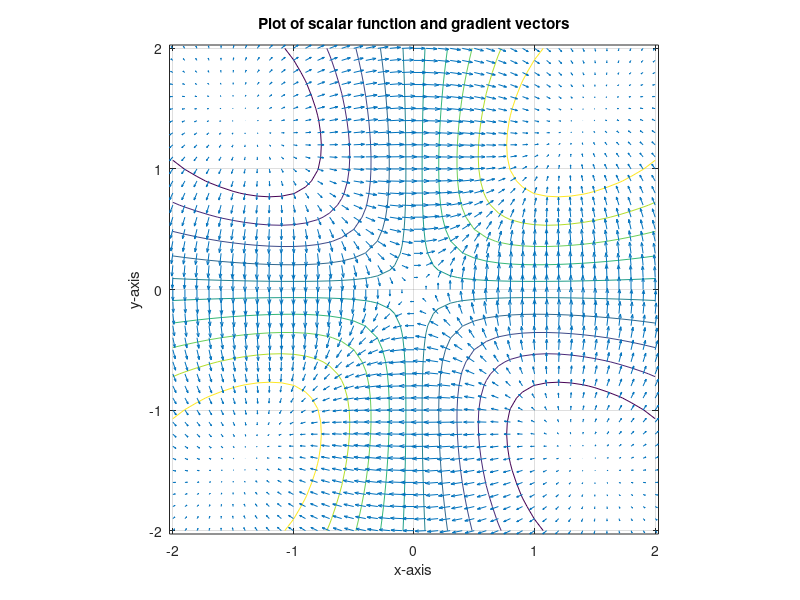

The MATLAB script that drew this image:
clc
clear 
close all

%mesh
m = -2:0.1:2;
[x,y] = meshgrid(m);

%function
z = x.*y.*exp(-sqrt(x.^2 + y.^2));

%gradient function
[gx,gy] = gradient(z,0.2,0.2);
contour(m,m,z)
hold on 
quiver(m,m,gx,gy)
hold off

%formatting
axis('image');
xlabel('x-axis')
ylabel('y-axis')
title('Plot of scalar function and gradient vectors')
grid on